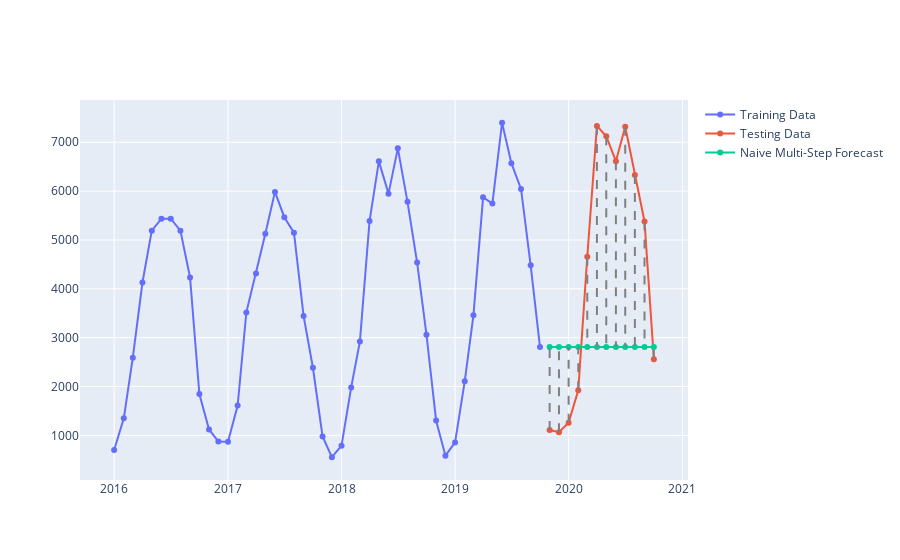

Notebook cell for this chart:
### Code cell
fig = go.Figure()
fig.add_trace(go.Scatter(x=train_data.index, y=train_data, mode='lines+markers', name='Training Data'))
fig.add_trace(go.Scatter(x=test_data.index, y=test_data, mode='lines+markers', name='Testing Data'))
fig.add_trace(go.Scatter(x=test_data.index, y=naive_multistept_forecast, mode='lines+markers', name='Naive Multi-Step Forecast'))
for i in range(len(test_data)):
    fig.add_shape(type='line',
                  x0=test_data.index[i], y0=test_data[i],
                  x1=test_data.index[i], y1=naive_multistept_forecast[i],
                  line=dict(color='gray', dash='dash'))
fig.show()

### Figure 1 — Plotly figure (JSON) as saved in the notebook; plotly's stock layout.template omitted (floating-point values rounded to 4 significant figures)
{"data": [{"mode": "lines+markers", "name": "Training Data", "type": "scatter", "x": ["2016-01-01T00:00:00", "2016-02-01T00:00:00", "2016-03-01T00:00:00", "2016-04-01T00:00:00", "2016-05-01T00:00:00", "2016-06-01T00:00:00", "2016-07-01T00:00:00", "2016-08-01T00:00:00", "2016-09-01T00:00:00", "2016-10-01T00:00:00", "2016-11-01T00:00:00", "2016-12-01T00:00:00", "2017-01-01T00:00:00", "2017-02-01T00:00:00", "2017-03-01T00:00:00", "2017-04-01T00:00:00", "2017-05-01T00:00:00", "2017-06-01T00:00:00", "2017-07-01T00:00:00", "2017-08-01T00:00:00", "2017-09-01T00:00:00", "2017-10-01T00:00:00", "2017-11-01T00:00:00", "2017-12-01T00:00:00", "2018-01-01T00:00:00", "2018-02-01T00:00:00", "2018-03-01T00:00:00", "2018-04-01T00:00:00", "2018-05-01T00:00:00", "2018-06-01T00:00:00", "2018-07-01T00:00:00", "2018-08-01T00:00:00", "2018-09-01T00:00:00", "2018-10-01T00:00:00", "2018-11-01T00:00:00", "2018-12-01T00:00:00", "2019-01-01T00:00:00", "2019-02-01T00:00:00", "2019-03-01T00:00:00", "2019-04-01T00:00:00", "2019-05-01T00:00:00", "2019-06-01T00:00:00", "2019-07-01T00:00:00", "2019-08-01T00:00:00", "2019-09-01T00:00:00", "2019-10-01T00:00:00"], "y": [702, 1350, 2591, 4129, 5190, 5436, 5436, 5191, 4233, 1846, 1122, 875, 869, 1612, 3518, 4312, 5127, 5984, 5466, 5150, 3446, 2385, 980, 553, 790, 1983, 2920, 5388, 6609, 5948, 6875, 5780, 4537, 3062, 1306, 586, 856, 2107, 3457, 5872, 5747, 7399, 6572, 6045, 4480, 2807]}, {"mode": "lines+markers", "name": "Testing Data", "type": "scatter", "x": ["2019-11-01T00:00:00", "2019-12-01T00:00:00", "2020-01-01T00:00:00", "2020-02-01T00:00:00", "2020-03-01T00:00:00", "2020-04-01T00:00:00", "2020-05-01T00:00:00", "2020-06-01T00:00:00", "2020-07-01T00:00:00", "2020-08-01T00:00:00", "2020-09-01T00:00:00", "2020-10-01T00:00:00"], "y": [1109, 1066, 1261, 1923, 4657, 7335, 7121, 6613, 7316, 6330, 5378, 2561]}, {"mode": "lines+markers", "name": "Naive Multi-Step Forecast", "type": "scatter", "x": ["2019-11-01T00:00:00", "2019-12-01T00:00:00", "2020-01-01T00:00:00", "2020-02-01T00:00:00", "2020-03-01T00:00:00", "2020-04-01T00:00:00", "2020-05-01T00:00:00", "2020-06-01T00:00:00", "2020-07-01T00:00:00", "2020-08-01T00:00:00", "2020-09-01T00:00:00", "2020-10-01T00:00:00"], "y": [2807, 2807, 2807, 2807, 2807, 2807, 2807, 2807, 2807, 2807, 2807, 2807]}], "layout": {"autosize": true, "shapes": [{"line": {"color": "gray", "dash": "dash"}, "type": "line", "x0": "2019-11-01T00:00:00", "x1": "2019-11-01T00:00:00", "y0": 1109, "y1": 2807}, {"line": {"color": "gray", "dash": "dash"}, "type": "line", "x0": "2019-12-01T00:00:00", "x1": "2019-12-01T00:00:00", "y0": 1066, "y1": 2807}, {"line": {"color": "gray", "dash": "dash"}, "type": "line", "x0": "2020-01-01T00:00:00", "x1": "2020-01-01T00:00:00", "y0": 1261, "y1": 2807}, {"line": {"color": "gray", "dash": "dash"}, "type": "line", "x0": "2020-02-01T00:00:00", "x1": "2020-02-01T00:00:00", "y0": 1923, "y1": 2807}, {"line": {"color": "gray", "dash": "dash"}, "type": "line", "x0": "2020-03-01T00:00:00", "x1": "2020-03-01T00:00:00", "y0": 4657, "y1": 2807}, {"line": {"color": "gray", "dash": "dash"}, "type": "line", "x0": "2020-04-01T00:00:00", "x1": "2020-04-01T00:00:00", "y0": 7335, "y1": 2807}, {"line": {"color": "gray", "dash": "dash"}, "type": "line", "x0": "2020-05-01T00:00:00", "x1": "2020-05-01T00:00:00", "y0": 7121, "y1": 2807}, {"line": {"color": "gray", "dash": "dash"}, "type": "line", "x0": "2020-06-01T00:00:00", "x1": "2020-06-01T00:00:00", "y0": 6613, "y1": 2807}, {"line": {"color": "gray", "dash": "dash"}, "type": "line", "x0": "2020-07-01T00:00:00", "x1": "2020-07-01T00:00:00", "y0": 7316, "y1": 2807}, {"line": {"color": "gray", "dash": "dash"}, "type": "line", "x0": "2020-08-01T00:00:00", "x1": "2020-08-01T00:00:00", "y0": 6330, "y1": 2807}, {"line": {"color": "gray", "dash": "dash"}, "type": "line", "x0": "2020-09-01T00:00:00", "x1": "2020-09-01T00:00:00", "y0": 5378, "y1": 2807}, {"line": {"color": "gray", "dash": "dash"}, "type": "line", "x0": "2020-10-01T00:00:00", "x1": "2020-10-01T00:00:00", "y0": 2561, "y1": 2807}], "xaxis": {"autorange": true, "range": ["2015-09-16 08:40:19.396", "2021-01-15 15:19:40.604"], "type": "date"}, "yaxis": {"autorange": true, "range": [-11.96, 7964.0], "type": "linear"}}}
